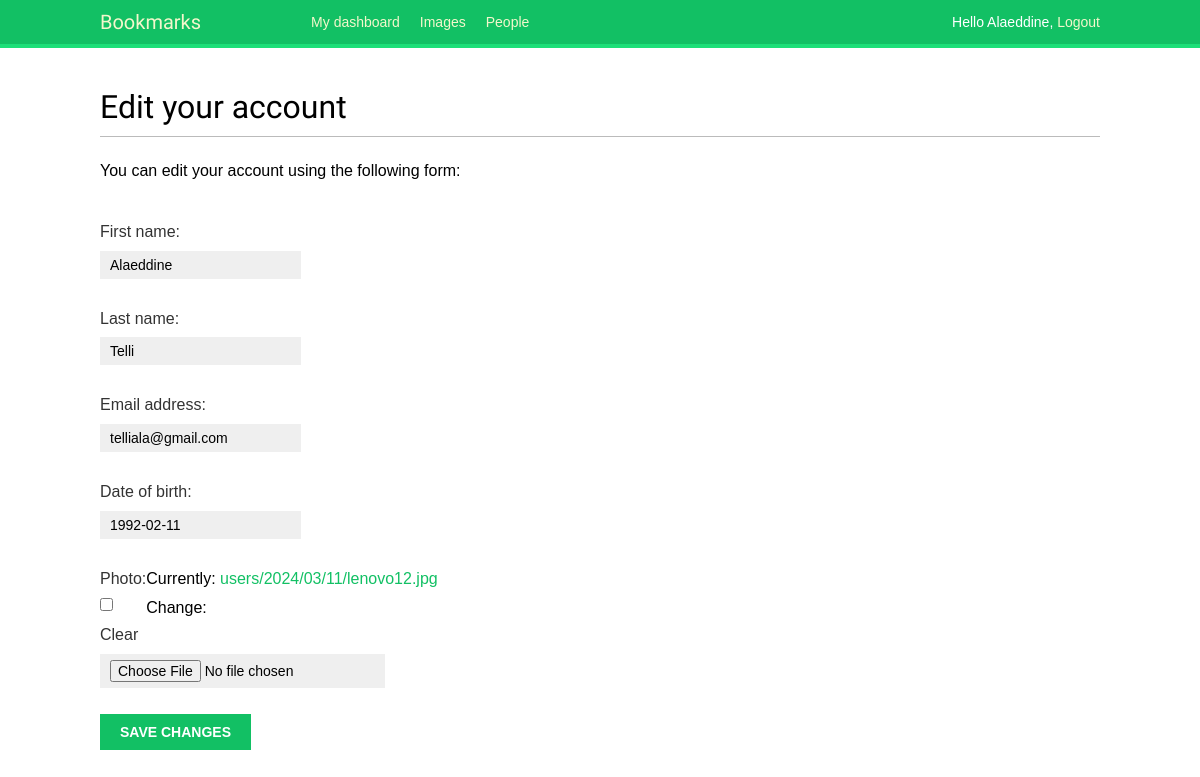
Page /account/edit/ (signed in) on the earlier database version.
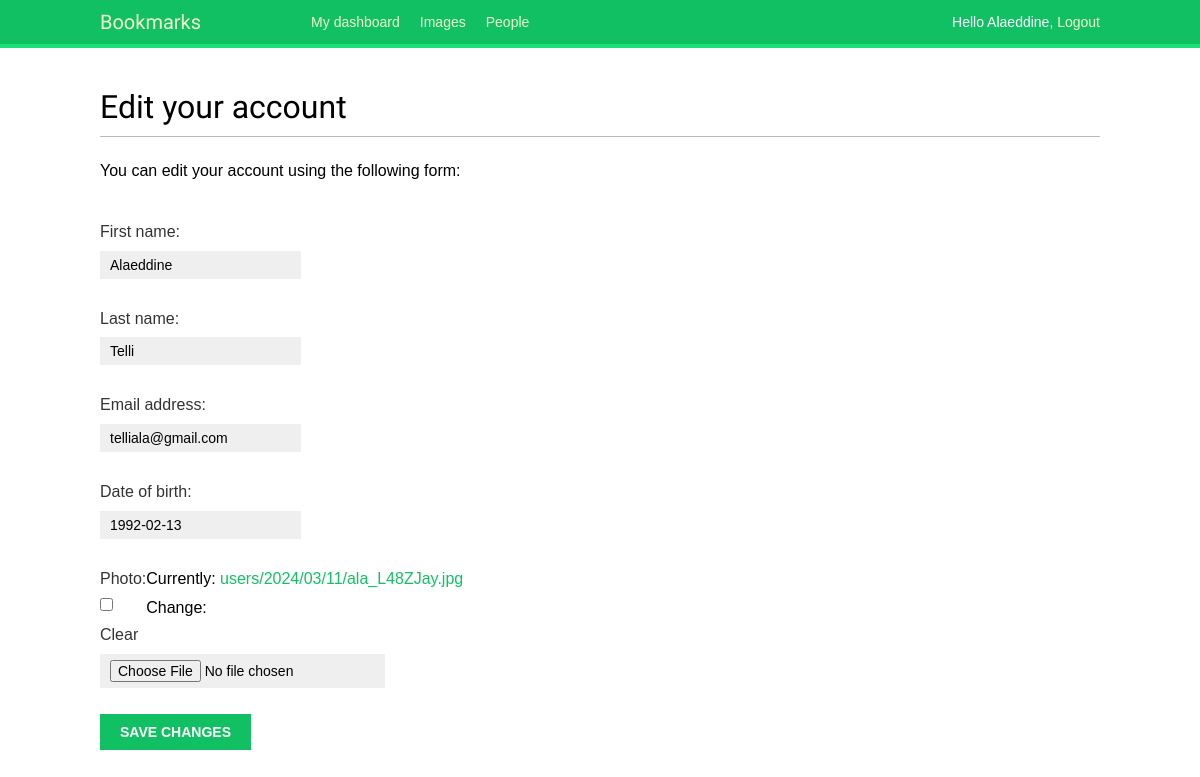
Same page on the later database version.
### account/models.py (models this page shows, shortened)
class Profile(models.Model):
    user = models.OneToOneField(settings.AUTH_USER_MODEL,
    on_delete=models.CASCADE)
    date_of_birth = models.DateField(blank=True, null=True)
    photo = models.ImageField(upload_to='users/%Y/%m/%d/',
    blank=True)

### account/views.py (the view)
# urls.py: path('edit/', views.edit, name='edit'),
@login_required
def edit(request):
    if request.method == 'POST':
        user_form = UserEditForm(instance = request.user,
                            data = request.POST)
        profile_form = ProfileEditForm(instance = request.user.profile,
                                       data = request.POST,
                                       files = request.FILES)
        if user_form.is_valid() and profile_form.is_valid():
            user_form.save()
            profile_form.save()
            messages.success(request,'Profile updated seccessfuly')
            return redirect('dashboard')
        else:
            messages.error(request,"Error updating your profile")
    else:
            user_form = UserEditForm(instance = request.user)
            profile_form = ProfileEditForm(instance = request.user.profile)
    return render(request,'account/edit.html',{'user_form':user_form,
                                                   'profile_form':profile_form})

### account/forms.py (shortened to what this page needs)
class UserEditForm(forms.ModelForm):
    class Meta:
        model = User
        fields = ['first_name','last_name','email']

class ProfileEditForm(forms.ModelForm):
    class Meta:
        model = Profile
        fields = ['date_of_birth','photo']

### account/templates/account/edit.html (shortened to what this page needs)
{% extends 'base.html' %}
{% block content %}
  <h1>Edit your account</h1>
  <p>You can edit your account using the following form:</p>
  <form method="post" enctype="multipart/form-data">
    {{ user_form.as_p }}
    {{ profile_form.as_p }}
    <p>
      <input type="submit" value="Save changes" />
    </p>
  </form>
{% endblock %}

### account/templates/base.html (shortened to what this page needs)
{% load static %}
<!DOCTYPE html>
<html>
<head>
 <link href="{% static "css/base.css" %}" rel="stylesheet">
</head>
<body>
 <div id="header">
 <span class="logo">Bookmarks</span>
 {% if request.user.is_authenticated %}
 <ul class="menu">
 <li {% if section == "dashboard" %}class="selected"{% endif %}>
 <a href="{% url "dashboard" %}">My dashboard</a>
 </li>
 <li {% if section == "images" %}class="selected"{% endif %}>
 <a href="#">Images</a>
 </li>
 <li {% if section == "people" %}class="selected"{% endif %}>
   <a href="#">People</a>
   </li>
   </ul>
   {% endif %}
   <span class="user">
   {% if request.user.is_authenticated %}
   Hello {{ request.user.first_name|default:request.user.username }},
   <a href="{% url "logout" %}">Logout</a>
   {% else %}
   <a href="{% url "login" %}">Log-in</a>
   {% endif %}
   </span>
</div>
<div id="content">
{% block content %}
{% endblock %}
</div>
</body>
</html>

### account/static/css/base.css (style rules this page uses)
body { margin: 0; padding: 0; font-family: helvetica, sans-serif; }
p { line-height: 1.8; }
a { color: #12c064; text-decoration: none; }
h1, h2, h3, h4, h5, h6 { font-family: 'Muli', sans-serif; font-weight: normal; }
h1 { border-bottom: 1px solid #bbb; padding: 0 0 10px 0; margin: 10px 0 20px 0; }
#header { padding: 10px 100px; font-size: 14px; background: #12c064; color: #fff; border-bottom: 4px solid #1cdf78; overflow: auto; }
#header .logo { font-family: 'Muli', sans-serif; float: left; color: #f3f7cc; font-size: 20px; margin-right: 10%; }
#header ul.menu { list-style: none; float: left; margin: 0; padding: 0; }
#header ul.menu li { float: left; padding: 4px 10px; }
#header a { color: #f3f7cc; }
#header .user { float: right; padding-top: 4px; }
#content { padding: 30px 100px; }
form { overflow: auto; }
form p { width: 100%; overflow: auto; }
label { float: left; clear: both; color: #333; margin-bottom: 4px; }
input, textarea { clear: both; float: left; margin: 0 0 10px; background: #efefef; border: 0; padding: 6px 10px; font-size: 14px; }
input[type=submit], a.button { font-weight: bold; background: #12c064; color: #fff; padding: 10px 20px; font-size: 14px; text-transform: uppercase; }

Differences in the rows shown:
changed Profile: date_of_birth "1992-02-11" → "1992-02-13"
Other differences:
text no longer shown: "Date of birth: Photo: Currently: users/2024/03/11/lenovo12.jpg Clear Change:"
text now shown: "Date of birth: Photo: Currently: users/2024/03/11/ala_L48ZJay.jpg Clear Change:"
